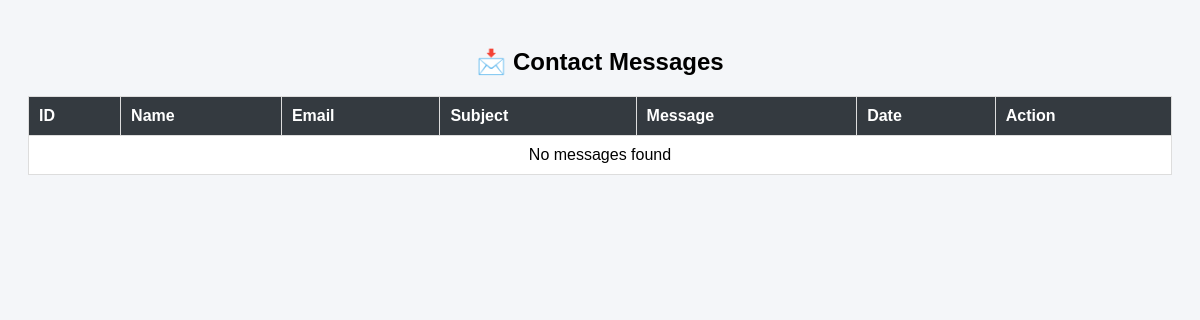
The app's page /manage_contact_msg.php, older data.
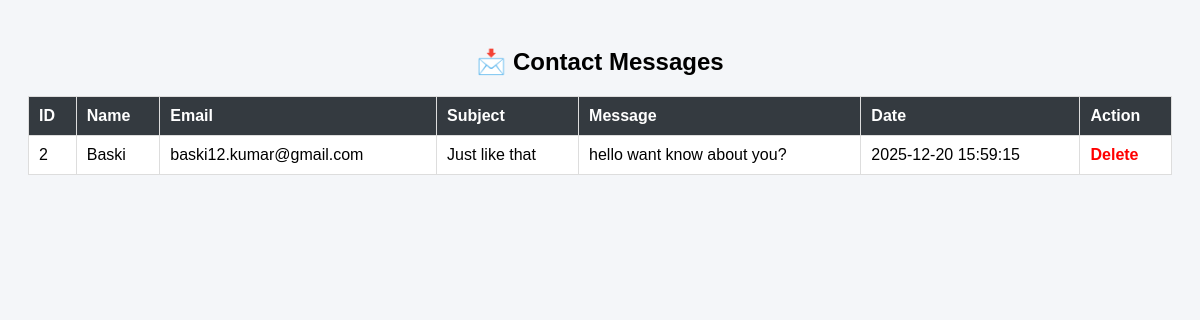
The same page, newer data.
### tables this page shows
CREATE TABLE `contact_messages` (
  `id` int(11) NOT NULL,
  `name` varchar(100) DEFAULT NULL,
  `email` varchar(100) DEFAULT NULL,
  `subject` varchar(150) DEFAULT NULL,
  `message` text DEFAULT NULL,
  `created_at` timestamp NOT NULL DEFAULT current_timestamp()
);

### manage_contact_msg.php (the view, shortened to what this page needs)
<?php
include 'conn.php';
?>
<!DOCTYPE html>
<html>
<head>
</head>
<body>
<h2>📩 Contact Messages</h2>
<table>
    <tr>
        <th>ID</th>
        <th>Name</th>
        <th>Email</th>
        <th>Subject</th>
        <th>Message</th>
        <th>Date</th>
        <th>Action</th>
    </tr>
    <?php
    $result = mysqli_query($conn, "SELECT * FROM contact_messages ORDER BY id DESC");
    if (mysqli_num_rows($result) > 0) {
        while ($row = mysqli_fetch_assoc($result)) {
            ?>
            <tr>
                <td><?= $row['id']; ?></td>
                <td><?= htmlspecialchars($row['name']); ?></td>
                <td><?= htmlspecialchars($row['email']); ?></td>
                <td><?= htmlspecialchars($row['subject']); ?></td>
                <td><?= nl2br(htmlspecialchars($row['message'])); ?></td>
                <td><?= $row['created_at']; ?></td>
                <td>
                    <a class="delete"
                       href="manage_contact_msg.php?delete=<?= $row['id']; ?>"
                       onclick="return confirm('Are you sure you want to delete this message?')">
                       Delete
                    </a>
                </td>
            </tr>
            <?php
        }
    } else {
        echo "<tr><td colspan='7' style='text-align:center;'>No messages found</td></tr>";
    }
    ?>
</table>
</body>
</html>

### manage_contact_msg.php (style rules this page uses)
body { font-family: Arial, sans-serif; background: #f4f6f9; padding: 20px; }
h2 { text-align: center; }
table { width: 100%; border-collapse: collapse; background: #fff; }
th, td { padding: 10px; border: 1px solid #ddd; text-align: left; }
th { background: #343a40; color: #fff; }
a.delete { color: red; text-decoration: none; font-weight: bold; }

Row changes from the older to the newer data that the page shows:
added contact_messages: id "2", name "Baski", email "baski12.kumar@gmail.com", subject "Just like that", message "hello want know about you?", created_at "2025-12-20 15:59:15"
Text that changed along with them:
text no longer shown: "No messages found"
